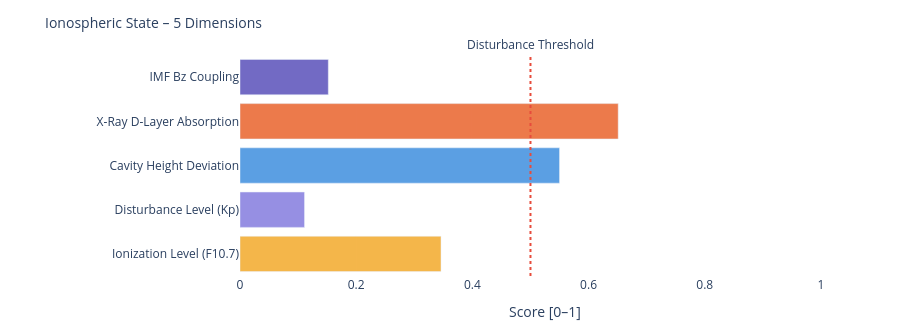

Notebook source saved alongside this figure:
### Markdown cell above
---
### 📐 Systemic Insight: Geometric Cavity vs. Real Schumann Resonance

**Relevant for:** Layer 6 = delta analysis &nbsp;|&nbsp; Layer 7 = feature vector / system interpretation

A cavity height change from 80 km to 70 km shifts the **idealized geometric frequencies** only minimally:

| Modus | Aktuell | Referenz | Δ |
|-------|---------|----------|---|
| SR-1 | 10.4762 Hz | 10.4599 Hz | +16 mHz |
| SR-2 | 18.1452 Hz | 18.1171 Hz | +28 mHz |
| SR-3 | 25.6612 Hz | 25.6215 Hz | +40 mHz |
| SR-4 | 33.1285 Hz | 33.0772 Hz | +51 mHz |

The geometric effect is limited because 10 km is very small compared to Earth's radius (~6371 km).

**Consequence:** Real Schumann deviations are likely driven more strongly by **conductivity, damping, day/night structure, lightning distribution and source geometry** than by pure cavity height.

---

**Layer 6 compares:**
```
geometric Δ from Layer 4  vs.  observed Δ from real Schumann measurement data
```

**Layer 7 Feature:**
```
If real Δ >> geometric Δ  →  non-geometric factors dominant
```

### Code cell
# ============================================================
# IONOSPHERIC STATE – Summary gauge
# Five dimensions: ionization, disturbance, cavity height, X-Ray, Bz coupling
# ============================================================

def norm(v, lo, hi):
    if v is None: return None
    return round(max(0.0, min(1.0, (v - lo) / (hi - lo))), 3)

# Ionization level (F10.7 → F2-Layer)
ioniz = norm(f107_val, 60, 250)

# Disturbance level (Kp → E/F-Layer irregularities)
disturb = norm(kp_val, 0, 9)

# Cavity height deviation from reference (80 km)
h_dev = norm(abs(h_eff - 80), 0, 20)

# X-Ray ionization (D-Layer absorption)
xray_ioniz = None
if xray_now is not None:
    xray_ioniz = norm(math.log10(max(xray_now, 1e-9)) + 9, 0, 5)

# Bz coupling (southward Bz → stronger magnetosphere-ionosphere coupling)
bz_coupling = norm(-(bz_now or 0), -5, 30) if bz_now is not None else None

dims = [
    ('Ionization Level (F10.7)',    ioniz,      '#F2A623'),
    ('Disturbance Level (Kp)',      disturb,    '#7F77DD'),
    ('Cavity Height Deviation',     h_dev,      '#378ADD'),
    ('X-Ray D-Layer Absorption',    xray_ioniz, '#E85D24'),
    ('IMF Bz Coupling',             bz_coupling,'#534AB7'),
]

fig = go.Figure()
for name, val, col in dims:
    if val is not None:
        h = int(val * 20)
        bar = '█' * h + '░' * (20 - h)
        label = f'{name}:  {bar}  {val:.3f}'
    else:
        label = f'{name}:  {"─" * 20}  n/a'
    fig.add_trace(go.Bar(
        x=[val if val is not None else 0],
        y=[name],
        orientation='h',
        marker_color=col, opacity=0.82,
        showlegend=False
    ))

fig.add_vline(x=0.5, line_dash='dot', line_color='#e74c3c',
              annotation_text='Disturbance Threshold', annotation_position='top')
fig.update_layout(
    title=dict(text='Ionospheric State – 5 Dimensions', font=dict(size=14)),
    xaxis=dict(title='Score [0–1]', range=[0, 1.05]),
    height=330, plot_bgcolor='rgba(0,0,0,0)', paper_bgcolor='rgba(0,0,0,0)',
    margin=dict(l=240, r=50, t=55, b=40)
)
fig.show()

print(f'\nIonospheric state:')
for name, val, _ in dims:
    print(f'  {name:<35} {val:.3f}' if val is not None else f'  {name:<35} n/a')

### Figure 1 — Plotly figure (JSON) as saved in the notebook; plotly's stock layout.template omitted (floating-point values rounded to 4 significant figures)
{"data": [{"marker": {"color": "#F2A623"}, "opacity": 0.82, "orientation": "h", "showlegend": false, "type": "bar", "x": [0.346], "y": ["Ionization Level (F10.7)"]}, {"marker": {"color": "#7F77DD"}, "opacity": 0.82, "orientation": "h", "showlegend": false, "type": "bar", "x": [0.111], "y": ["Disturbance Level (Kp)"]}, {"marker": {"color": "#378ADD"}, "opacity": 0.82, "orientation": "h", "showlegend": false, "type": "bar", "x": [0.55], "y": ["Cavity Height Deviation"]}, {"marker": {"color": "#E85D24"}, "opacity": 0.82, "orientation": "h", "showlegend": false, "type": "bar", "x": [0.651], "y": ["X-Ray D-Layer Absorption"]}, {"marker": {"color": "#534AB7"}, "opacity": 0.82, "orientation": "h", "showlegend": false, "type": "bar", "x": [0.152], "y": ["IMF Bz Coupling"]}], "layout": {"annotations": [{"showarrow": false, "text": "Disturbance Threshold", "x": 0.5, "xanchor": "center", "xref": "x", "y": 1, "yanchor": "bottom", "yref": "y domain"}], "height": 330, "margin": {"b": 40, "l": 240, "r": 50, "t": 55}, "paper_bgcolor": "rgba(0,0,0,0)", "plot_bgcolor": "rgba(0,0,0,0)", "shapes": [{"line": {"color": "#e74c3c", "dash": "dot"}, "type": "line", "x0": 0.5, "x1": 0.5, "xref": "x", "y0": 0, "y1": 1, "yref": "y domain"}], "title": {"font": {"size": 14}, "text": "Ionospheric State – 5 Dimensions"}, "xaxis": {"range": [0, 1.05], "title": {"text": "Score [0–1]"}}}}
